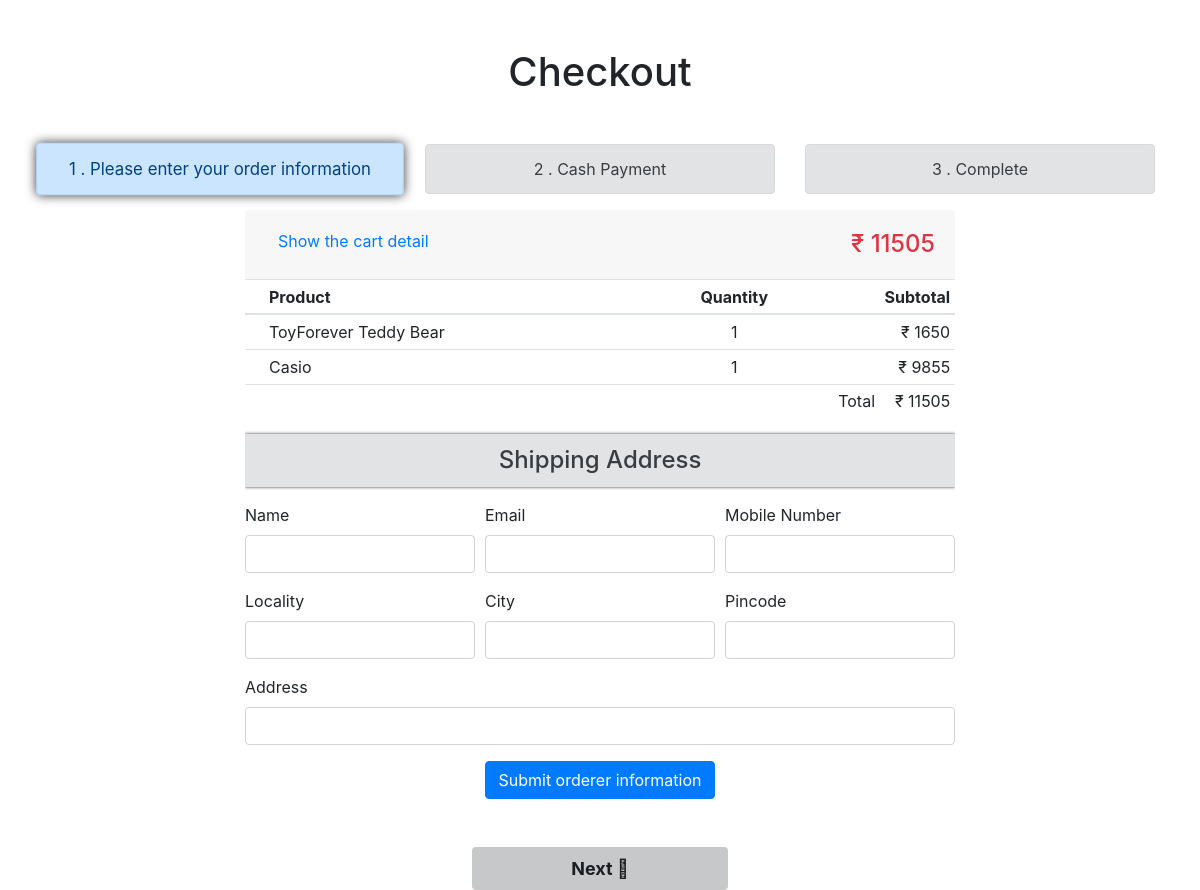
/checkout/ (signed in), run on an earlier commit of the app's database.
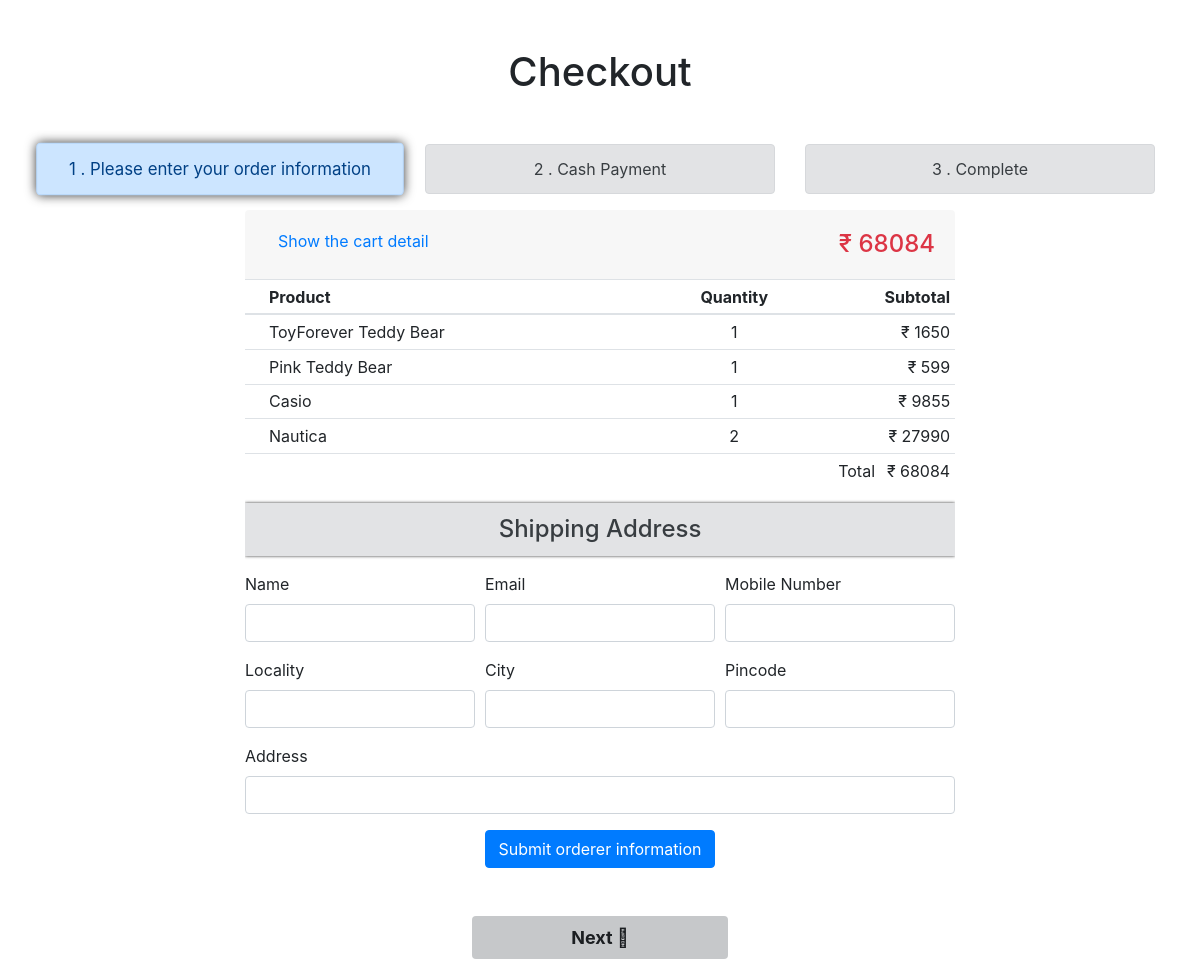
And on a later commit of the database.
### shop/models.py (models this page shows, shortened)
class CartItem(models.Model):
    cart = models.ForeignKey(Cart, on_delete=models.CASCADE)
    product = models.ForeignKey(Product, on_delete=models.CASCADE)
    quantity = models.PositiveIntegerField(default=1)

class Product(models.Model):
    id = models.AutoField(primary_key=True)
    name = models.CharField(max_length=200)
    price = models.IntegerField()
    category = models.ForeignKey(Category, on_delete=models.CASCADE)
    image = models.CharField(max_length=1500)

### shop/views.py (the view)
# urls.py: path('checkout/', checkout, name='checkout'),
@login_required(login_url='shop:login')
def checkout(request):
    user = request.user
    user_details = {
        'name': user.name,
        'phone': user.phone,
        'address': user.address,
        'email': user.email
    }
    cart, created = Cart.objects.get_or_create(user=user)
    cart_items = CartItem.objects.filter(cart=cart)
    if created:
        pass
    total_price = sum(item.product.price * item.quantity for item in cart_items)
    context = {
        'user_details': user_details,
        'cart_items': cart_items,
        'total_price': total_price,
    }
    return render(request, 'home/checkout.html', context)

### shop/templates/home/checkout.html (shortened to what this page needs)
{% load static %}
<!DOCTYPE html>
<html lang="en">
<head>
    <link rel="stylesheet" href="{% static 'css/ckeckout.css' %}">
    <link rel="stylesheet" href="https://stackpath.bootstrapcdn.com/bootstrap/4.4.1/css/bootstrap.min.css">
    <link rel="stylesheet" href="https://pro.fontawesome.com/releases/v5.10.0/css/all.css" />
</head>
<body>
    <div class="container">
        <h1 class="text-center my-5">Checkout</h1>
        <div class="tab-content">
            <div class="tab-pane active" id="step1">
                <div class="row text-center">
                    <div class="col-sm col-12">
                        <div class="alert alert-primary bg-alert-bg" role="alert">
                            1 . Please enter your order information
                        </div>
                    </div>
                    <div class="col-sm col-12">
                        <div class="alert alert-secondary" role="alert">
                            2 . Cash Payment
                        </div>
                    </div>
                    <div class="col-sm col-12">
                        <div class="alert alert-secondary" role="alert">
                            3 . Complete
                        </div>
                    </div>
                </div>
                <div class="container">
                    <div class="row justify-content-center">
                        <div class="col-md-8">
                            <div class="row">
                                <div class="col-md-12">
                                    <div class="accordion" id="accordionExample">
                                        <div class="card border-0">
                                            <div class="card-header d-flex justify-content-between" id="headingOne">
                                                <h2 class="mb-0">
                                                    <button id="turnbf" class="btn btn-link d-flex turnaf clps" type="button" data-toggle="collapse" data-target="#collapseOne" aria-expanded="true" aria-controls="collapseOne">
                                                        <p class="clps-btn-style">Show the cart detail</p>
                                                    </button>
                                                </h2>
                                                <span class="my-2 text-danger h4">&#8377; {{ total_price }}</span>
                                            </div>
                                            <div id="collapseOne" class="collapse show" aria-labelledby="headingOne" data-parent="#accordionExample">
                                                <div class="card-body p-0">
                                                    <div>
                                                        <table class="table table-sm">
                                                            <thead>
                                                                <tr class="ml-3">
                                                                    <th></th>
                                                                    <th></th>
                                                                    <th class="text-left" width="50%">Product</th>
                                                                    <th class="text-center" width="45%">Quantity</th>
                                                                    <th>Subtotal</th>
                                                                </tr>
                                                            </thead>
                                                            <tbody>
                                                                {% for item in cart_items %}
                                                                <tr>
                                                                    <td class="align-middle text-center">
                                                                    </td>
                                                                    <td>
                                                                    </td>
                                                                    <td class="align-middle text-left">{{ item.product.name }}</td>
                                                                    <td class="align-middle text-center">{{ item.quantity }}</td>
                                                                    <td class="align-middle text-right">&#8377; {{ item.product.price }}</td>
                                                                </tr>
                                                                {% endfor %}
                                                                <tr>
                                                                    <td colspan="4" class="align-middle text-right">Total</td>
                                                                    <td class="align-middle text-right">&#8377; {{ total_price }}</td>
                                                                </tr>
                                                            </tbody>
                                                        </table>
                                                    </div>
                                                </div>
                                            </div>
                                            <div class="alert alert-secondary border-0 h4 text-center bg-alert rounded-0" role="alert">
                                                Shipping Address
                                            </div>
                                            <form class="needs-validation" novalidate>
                                                <div class="form-row">
                                                    <div class="col-md-4 mb-3">
                                                        <label for="name">Name</label>
                                                        <input type="text" class="form-control space" id="name" required>
                                                    </div>
                                                    <div class="col-md-4 mb-3">
                                                        <label for="email">Email</label>
                                                        <input type="text" class="form-control space" id="email" required>
                                                    </div>
                                                    <div class="col-md-4 mb-3">
                                                        <label for="phone">Mobile Number</label>
                                                        <input type="tel" class="form-control space" id="phone" required>
                                                    </div>
                                                </div>
                                                <div class="form-row">
                                                    <div class="col-md-4 mb-3">
                                                        <label for="locality">Locality</label>
                                                        <input type="text" class="form-control space" id="locality">
                                                    </div>
                                                    <div class="col-md-4 mb-3">
                                                        <label for="city">City</label>
                                                        <input type="text" class="form-control space" id="city" required>
                                                    </div>
                                                    <div class="col-md-4 mb-3">
                                                        <label for="pim">Pincode</label>
                                                        <input type="text" class="form-control space" id="pin" required>
                                                    </div>
                                                    <div class="col-md-12 mb-3">
                                                        <label for="address">Address</label>
                                                        <input type="text" class="form-control space" id="address" required>
                                                    </div>
                                                </div>
                                                <div class="d-flex justify-content-center">
                                                    <button class="btn btn-primary" type="submit">Submit orderer information</button>
                                                </div>
                                            </form>
                                            <div class="list-group mt-5 p-0 justify-content-center" id="allList" role="tablist" style="flex-direction: row;">
                                                <a href="#step2" class="list-group-item-dark w-35 py-2  rounded text-center btns" data-toggle="list" role="tab">
                                                    Next <i class="fal fa-arrow-circle-right"></i>
                                                </a>
                                            </div>
                                        </div>
                                    </div>
                                </div>
                            </div>
                        </div>
                    </div>
                </div>
            </div>
        </div>
    </div>
</body>
</html>

### shop/static/css/ckeckout.css (style rules this page uses)
.btns { background: #007BFF; color: white; font-weight: bold; font-size: 18px; transition: 1s ease; }
.bg-alert { box-shadow: 0 0 3px rgba(0, 0, 0, .8); }
.bg-alert-bg { box-shadow: 0 0 10px rgba(0, 0, 0, .8); transform: scale(1.05); }
.w-35 { width: 36% !important; }
.clps { color: #007BFF; text-decoration: none !important; }
.clps-btn-style { transition: .5s ease; }
p { margin-bottom: .5px !important; }

What changed in the data, as far as the page shows it:
added CartItem: product.name "Pink Teddy Bear", quantity "1", product.price "599"
added CartItem: product.name "Nautica", quantity "2", product.price "27990"
Also different on the page:
{{ total_price }}: "11505" → "68084"
